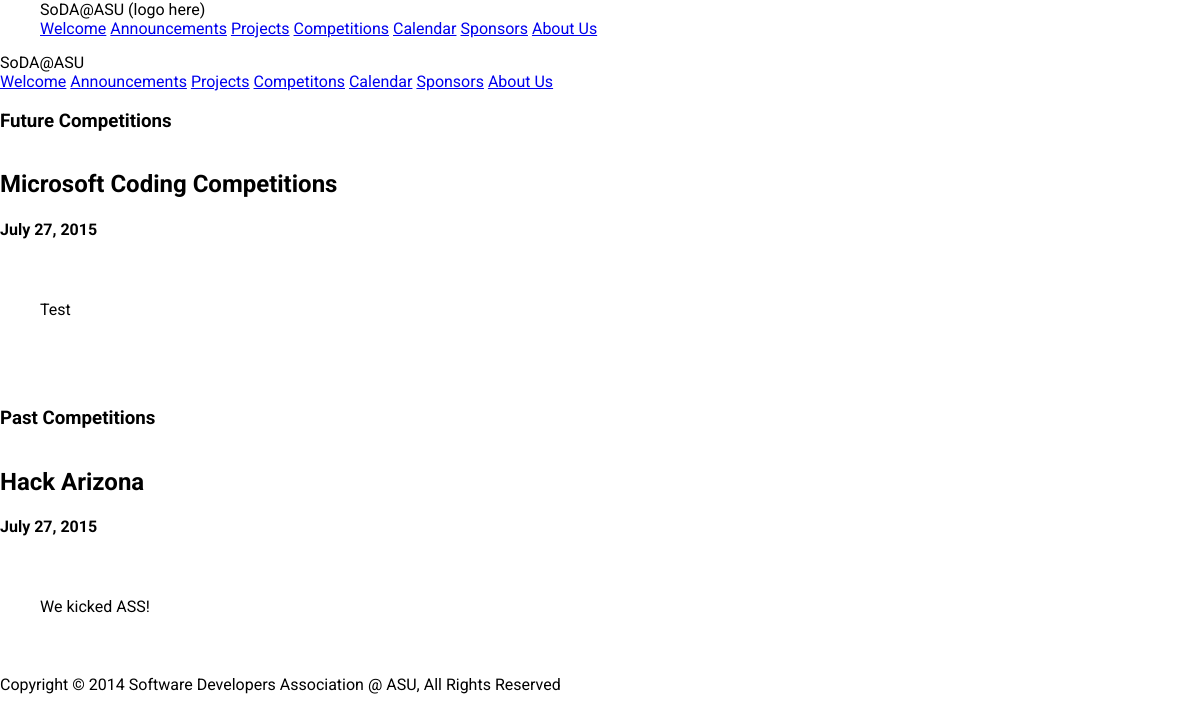
Screenshot of /post/competitions/ with the database file from the repository.
### post/models.py (models this page shows, shortened)
class PostInfo(models.Model):
	title = models.CharField(unique=True,verbose_name="Title of post",max_length=100)
	date = models.DateField(verbose_name="Date of publication",auto_now_add=False)
	body = models.TextField(verbose_name="Text Body of the post")
	location = models.CharField(unique=False,verbose_name="Location of the annuncement",max_length=100, blank=True)
	card_image = models.ImageField(blank=True)
	class Meta:
		abstract = True

class Competition(PostInfo):
	TYPE_OF_HACK = (
		('past hacks', 'Past Hackathons/Coding Competitions'),
		('upcoming hack','Future Hackathons/Coding Competitions'),
		)
	competition_type = models.CharField(max_length=50,choices=TYPE_OF_HACK,default='upcoming hacks')

### post/views.py (the view)
def competitions(request):
	context_dict = {}
	context_dict['current_page'] = "Competitions"
	context_dict['future_hacks'] = Competition.objects.filter(competition_type='upcoming hack').order_by('-date')
	context_dict['past_hacks'] = Competition.objects.filter(competition_type='past hacks').order_by('-date')
 	return render(request,'post/competitions.html',context_dict)

### templates/post/competitions.html
{% extends 'base.html' %} {% block body_block %}
<div class="competition-title">
   <section class="section--center mdl-grid">
        <h3 class="title">Future Competitions</h3>
   </section>
</div>
{% for post in future_hacks %}
 <section class="section--center mdl-grid mdl-grid--no-spacing mdl-shadow--2dp">
    <div class="mdl-card mdl-cell mdl-cell--12-col-desktop mdl-cell--9-col-tablet mdl-cell--4-col-phone">
            <div class="mdl-card__title">
                <h1 class="mdl-card__title-text">{{ post.title }}</h1>
                <div class="mdl-card__subtitle">
                	<h4 class="mdl-card__subtitle-text">{{ post.date }}</h4>
                </div>
            </div>
            <div class="card hideMe">
                <div class="mdl-card__supporting-text ensure-card-width">
            	    <div>
            		   {{ post.body }}
            	    </div>
                </div>
            </div>
</section>
{% endfor %}
<div class="competition-title">
<section class="section--center mdl-grid">
    <h3 class="title">Past Competitions</h3>
</section>
</div>
{% for post in past_hacks %}
 <section class="section--center mdl-grid mdl-grid--no-spacing mdl-shadow--2dp">
    <div class="mdl-card mdl-cell mdl-cell--12-col-desktop mdl-cell--9-col-tablet mdl-cell--4-col-phone">
            <div class="mdl-card__title">
                <h1 class="mdl-card__title-text">{{ post.title }}</h1>
                <div class="mdl-card__subtitle">
                	<h4 class="mdl-card__subtitle-text">{{ post.date }}</h4>
                </div>
            </div>
            <div class="card hideMe">
                <div class="mdl-card__supporting-text">
            	    <div>
            		   {{ post.body }}
            	    </div>
                </div>
            </div>
</section>
{% endfor %}
{% endblock %}

### static/css/styles.css (style rules this page uses)
html, body { font-family: 'Roboto', 'Helvetica', sans-serif; margin: 0; padding: 0; }
.soda .mdl-card { height: auto; display: -webkit-box; display: -webkit-flex; display: -ms-flexbox; display: flex; -webkit-box-orient: vertical; -webkit-box-direction: normal; -webkit-flex-direction: column; -ms-flex-direction: column; flex-direction: column; }
.soda .mdl-card > * { height: auto; }
.soda .mdl-card .mdl-card__supporting-text { margin: 40px; -webkit-box-flex: 1; -webkit-flex-grow: 1; -ms-flex-positive: 1; flex-grow: 1; padding: 0; color: inherit; width: calc(100% - 80px); }
.soda .mdl-layout__content section:not(:last-of-type) { position: relative; margin-bottom: 48px; }
.soda section.section--center { max-width: 860px; }
.soda .hideMe { max-height: 100px; overflow: hidden; }
.soda .showMe { max-height: 100%; }
.soda .card { position: relative; }

### rows the page displays
Competition: title "Microsoft Coding Competitions", date "July 27, 2015", body "Test"
Competition: title "Hack Arizona", date "July 27, 2015", body "We kicked ASS!"
